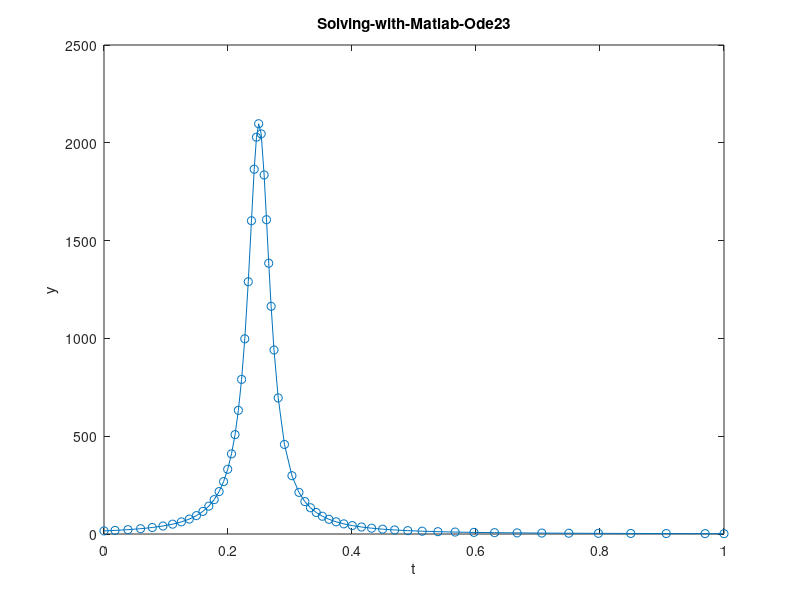

Write MATLAB code to recreate this figure.
% define the function handle
         a = 0.25;
         dydt = @(t,y) 2*(a - t)*y^2;
         
         % set initial condition
         y0 = 15.9;
         
         % set time span
         t_span = [0, 1];
         
         % call the solver
         [T, Y] = ode23(dydt, t_span, y0);
         
         % display the result
         plot(T, Y, '-o');
         xlabel('t')
         ylabel('y')
         title('Solving-with-Matlab-Ode23')
         saveas(gcf, 'Solving-with-Matlab-Ode23', 'png')